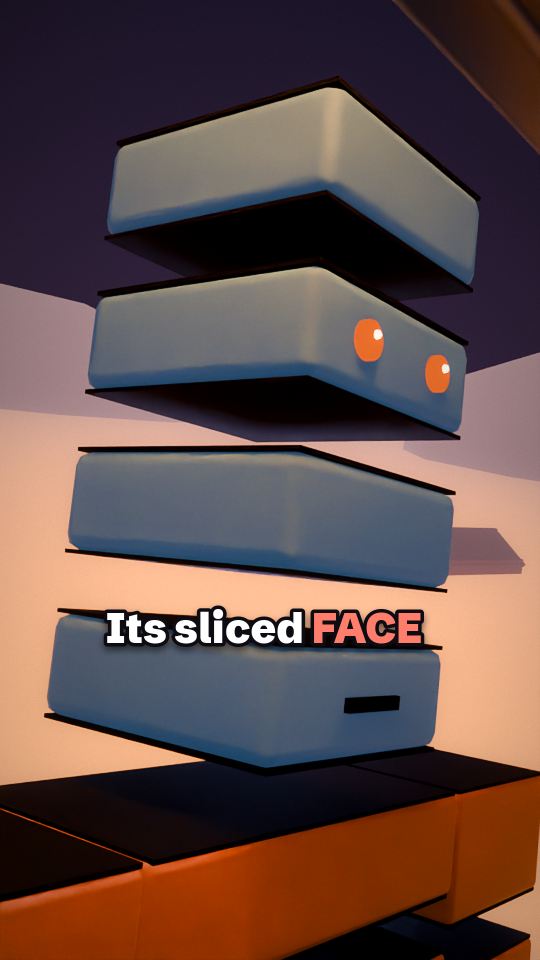
#> input picture stories/ep31-dawn-flight/notes/creature-test.png, 1080 x 1920 px (shown at 1/2 size); its folder holds only this picture in this run
$ python -i post.py   (imports and definitions only)
#> lines starting #> are read from the running program, lines starting #| are printed output that depends on the picture
#> further down, picture is the input picture: shape (1920, 1080, 3); mean B, G, R 71.6, 75.4, 97.4
"""The finish on every rendered frame: scale up to 1080 x 1920, bloom, the story's grade, its effects (flashes,
blackouts, static, shake, rain), vignette, grain, and the captions. Then H.264.

Captions follow the reference and note 13: a heavy grotesk (Schibsted Grotesk Black, OFL) at 84 px, which
is a cap height over 56 px, white with the key words in CAPS and the story's key colour, a dark outline and a
soft shadow. Two or three words at a time, two lines at most, centred a little below the middle of the
frame as the reference does, and inside x <= 898 and y <= 1400 (clear of the right 15% and the bottom 20%).
"""

from __future__ import annotations

import json
import math
import subprocess
from functools import lru_cache
from pathlib import Path

import numpy as np
from PIL import Image, ImageDraw, ImageFilter, ImageFont

from blocky import polish

HERE = Path(__file__).resolve().parent
FONT = HERE / "fonts" / "SchibstedGrotesk-Black.ttf"
W, H = 1080, 1920
CAP_PX = 84
BIG_PX = 130
MAX_W = 740                 # caption block width, outline included
CX, CY = 528, 1260          # caption block centre (right edge at most 898)
SAFE_RIGHT, SAFE_BOTTOM = int(W * 0.85), int(H * 0.80)
WHITE, INK = (255, 255, 255), (14, 12, 18)
KEY = {"c": (255, 214, 64)}  # the story's key colour, set by finish()


@lru_cache(maxsize=8)
def font(px: int) -> ImageFont.FreeTypeFont:
    return ImageFont.truetype(str(FONT), px)


def is_key(word: str) -> bool:
    core = "".join(ch for ch in word if ch.isalnum())
    return bool(core) and (core.isupper() and len(core) > 1 or core.isdigit() or word == "÷")


# [141 lines left out: functions wrap, caption_image, caption_box, layout_problems, pop, draw_captions and 2 more, not called in this run]


# ----------------------------------------------------------------------------------------- the image


def _blur(a: np.ndarray, r: float) -> np.ndarray:
    im = Image.fromarray(np.clip(a * 255, 0, 255).astype(np.uint8))
    return np.asarray(im.filter(ImageFilter.GaussianBlur(r))).astype(np.float32) / 255


def bloom(img: np.ndarray, amount: float = 0.35, thresh: float = 0.6) -> np.ndarray:
#> called with amount = 0.35, thresh = 0.6
    h, w = img.shape[:2]
#> h = 1920; w = 1080
    luma = img @ np.array([0.2126, 0.7152, 0.0722], np.float32)
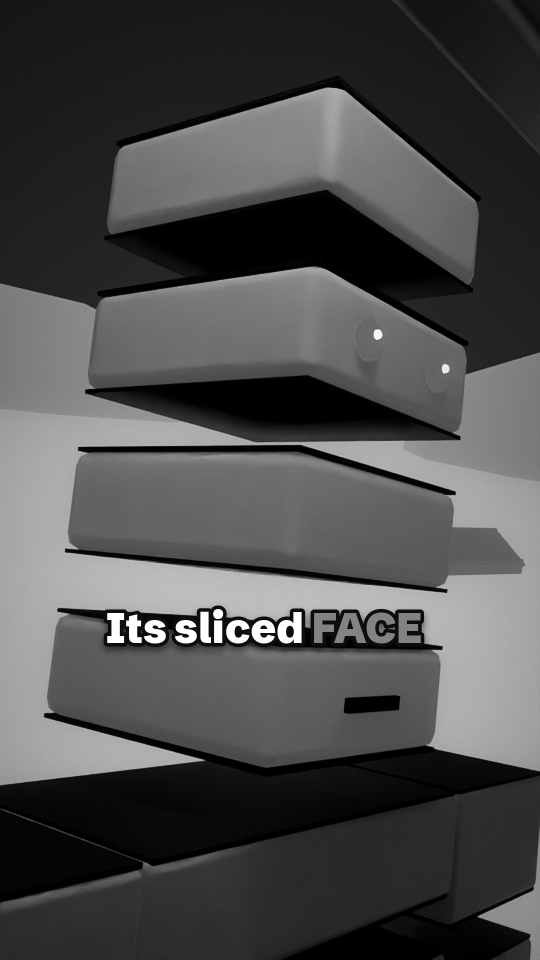
#> luma: shape (1920, 1080) float32 (shown at 1/2 size); min 0, max 255, mean 76.2
    k = np.clip((luma - thresh) / (1 - thresh), 0, 1)[..., None]
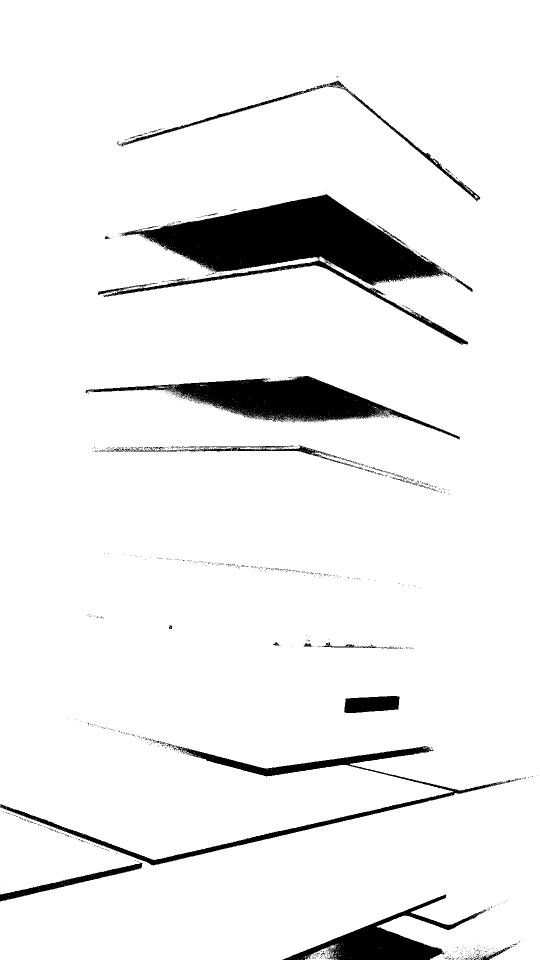
#> k: shape (1920, 1080, 1) float32 (shown at 1/2 size); min 0, max 1, mean 0.935
    small = np.asarray(Image.fromarray(np.clip(img * k * 255, 0, 255).astype(np.uint8)).resize((w // 4, h // 4), Image.BILINEAR)
                       ).astype(np.float32) / 255
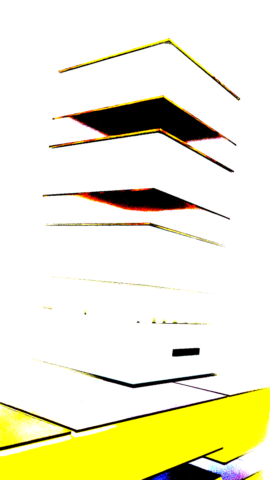
#> small: shape (480, 270, 3) float32; mean B, G, R 0.815, 0.93, 0.936
    g = _blur(small, 3) * 0.6 + _blur(small, 10) * 0.9
#> in _blur, `im = Image.fromarray(np.clip(a * 255, 0, 255).astype(np.uint8))`:
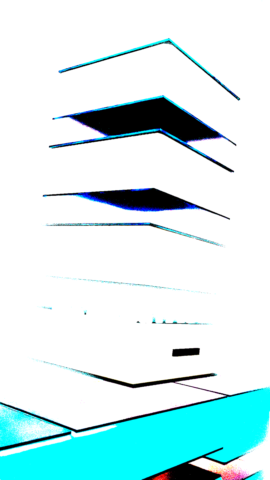
#> im: PIL image 270x480 RGB; mean R, G, B 207.9, 237.3, 238.8
#> call 2 of _blur, with r = 10
#> in _blur (call 2), `return np.asarray(im.filter(ImageFilter.GaussianBlur(r))).astype(np.fl..`:
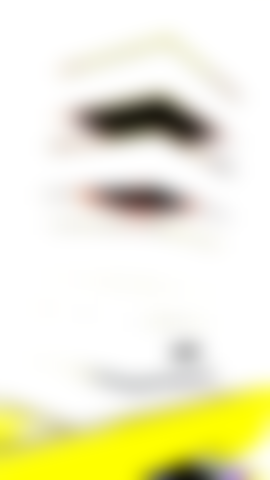
#> returned value: shape (480, 270, 3) float32; mean of channels 0, 1, 2 0.815, 0.93, 0.936; drawn as B, G, R
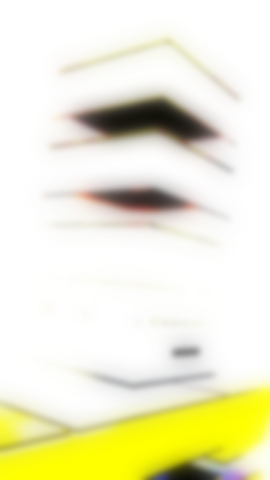
#> g: shape (480, 270, 3) float32; mean B, G, R 1.22, 1.4, 1.4; drawn with min black and max white
    up = np.asarray(Image.fromarray(np.clip(g * 255, 0, 255).astype(np.uint8)).resize((w, h), Image.BILINEAR)
                    ).astype(np.float32) / 255
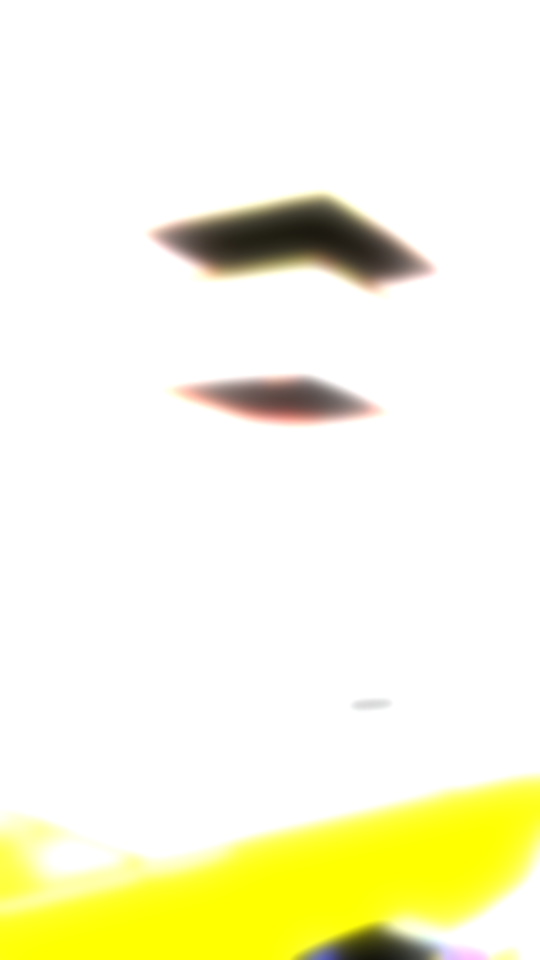
#> up: shape (1920, 1080, 3) float32 (shown at 1/2 size); mean B, G, R 0.866, 0.971, 0.974
    return img + amount * up
#> returned value: shape (1920, 1080, 3) float32


# [12 lines left out: functions sharpen, _vignette, not called in this run]


LIFT_SCALE_MAX = 3.0   # the most the polish lift may scale a pixel; the rest of its lift is added as grey


# [24 lines left out: function grade, not called in this run]


def _to_lin(a: np.ndarray) -> np.ndarray:
    a = np.clip(a, 0.0, 1.0)
    return np.where(a <= 0.04045, a / 12.92, ((a + 0.055) / 1.055) ** 2.4)


def _to_srgb(a: np.ndarray) -> np.ndarray:
    a = np.clip(a, 0.0, 1.0)
    return np.where(a <= 0.0031308, a * 12.92, 1.055 * a ** (1 / 2.4) - 0.055)


# [12 lines left out: function red_clamp, not called in this run]


class Rain:
    """Streaks in three depths, falling a little to the left."""

    # [17 lines left out: functions __init__, draw, not called in this run]


def _read(path: Path) -> np.ndarray:
    a = np.asarray(Image.open(path).convert("RGB"))
    return a.astype(np.float32) / 255


# [51 lines left out: functions to_output, drawing_for, fx_at, not called in this run]


_EMPH: dict = {}   # the polish punch-in times, worked out once per film


# [62 lines left out: function finish, not called in this run]


_JOB: dict = {}


def _init(tl, st, frames_dir, rain):
    _JOB.update(tl=tl, st=st, frames_dir=frames_dir, rain=rain)


def _frame(f: int) -> bytes:
    j = _JOB
    return finish(j["tl"], j["st"], f, drawing_for(j["tl"], f, j["frames_dir"]), j["rain"]).tobytes()


# [30 lines left out: function encode, not called in this run]

>>> import cv2
>>> picture = cv2.imread('../stories/ep31-dawn-flight/notes/creature-test.png')
>>> result = bloom(picture)
